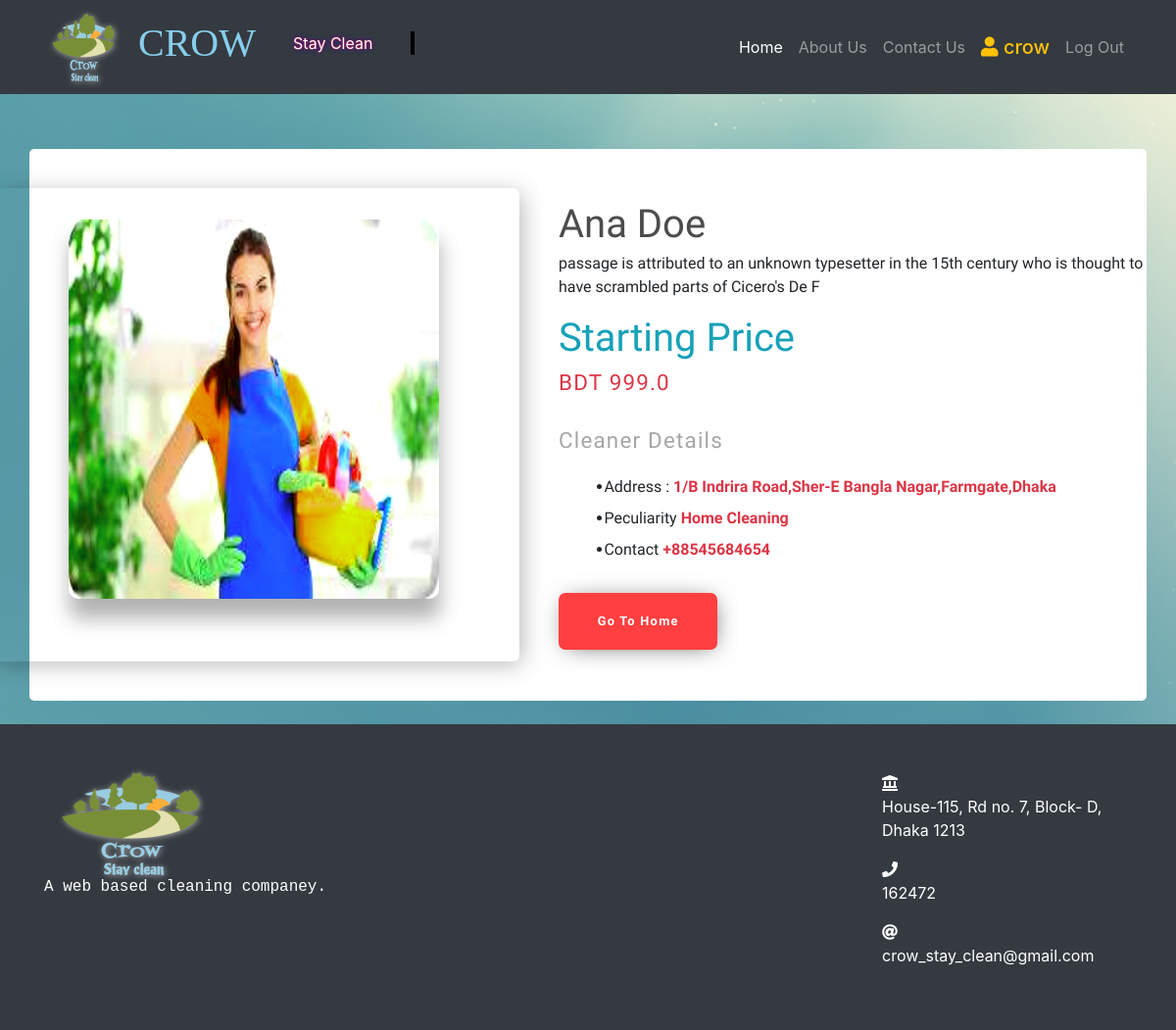
The app's page /cleaner_details/1/ (signed in) with its own data.
### accounts/models.py (models this page shows, shortened)
class MyUser(AbstractBaseUser):
    STATUS=(
        (0,'Select Account'),
        (1,'Seller'),
        (2,'Buyer'),
    )
    username=models.CharField(max_length=255,default='crow')
    institution=models.CharField(max_length=255,default='abc LTD')
    email = models.EmailField(
        verbose_name='email address',
        max_length=255,
        unique=True,
    )
    contact=models.CharField(max_length=255,default='+88')
    account_type=models. PositiveSmallIntegerField( choices=STATUS,default=0)
    address=models.TextField(blank=True)
    is_active = models.BooleanField(default=True)
    is_admin = models.BooleanField(default=False)
    objects = MyUserManager()
    USERNAME_FIELD = 'email'
    REQUIRED_FIELDS = ['date_of_birth']

### management/models.py (models this page shows, shortened)
class Cleaner(models.Model):
    name=models.CharField(max_length=255,blank=False)
    desc=models.TextField(blank=True)
    cleaning_task=models.CharField(max_length=255)
    contact=models.CharField(max_length=255,blank=False)
    price=models.FloatField(blank=False,default=0.00)
    address=models.TextField(blank=False)
    image=models.ImageField(upload_to='cleaner/')
    class Meta:
        verbose_name_plural = "Cleaners"

### management/views.py (the view)
# urls.py: path('cleaner_details/<int:id>/',CleanerDetailView,name='cleaner_details'),
@login_required
def CleanerDetailView(request,id=None):
    context=dict()
    cleaner=Cleaner.objects.get(pk=id)
    context['cleaner']=cleaner
    return render(request,'cleaner_details.html',context)

### templates/cleaner_details.html
{% extends 'base.html' %}
{% load static %}
{% block CSS %}
<link rel="stylesheet" href="{% static 'custom/css/cleaner_details.css' %}">
{% endblock CSS%}
{% block content %}
<div class="product_buy my-4">
	<section class="product my-4 container">
		<div class="product__photo">
			<div class="photo-container">
				<div class="photo-main">
					<img id="garbage-img" src="{{cleaner.image.url}}" alt="green apple slice">
				</div>
			</div>
		</div>
		<div class="product__info">
			<div class="title">
				<h1>{{cleaner.name}}</h1>
				<p>{{cleaner.desc}}</p>
			</div>
			<div class="">
                <h1 class="text-info">Starting Price</h1> <h3 class="text-danger">BDT {{cleaner.price}}</h3>
			</div>
			<div class="description">
				<h3>Cleaner Details</h3>
				<ul>
					<li>Address : <strong class="text-danger"> {{cleaner.address}}</strong></li>
					<li>Peculiarity <strong class="text-danger"> {{cleaner.cleaning_task}}</strong></li>
					<li>Contact <strong class="text-danger"> {{cleaner.contact}}</strong></li>
				</ul>
			</div>
		  <a href="{% url 'homepage' %}"><button class="buy--btn">Go To Home</button></a>
		</div>
	</section>
</div>
{% endblock content %}

### templates/base.html (shortened to what this page needs)
{% load static %}
<!DOCTYPE html>
<html lang="en">
  <head>
    <link href="{% static "vendor/bootstrap/css/bootstrap.css" %}" rel="stylesheet">
    <link href="{% static "vendor/bootstrap/css/bootstrap.min.css" %}" rel="stylesheet">
    <link rel="stylesheet" href="https://cdnjs.cloudflare.com/ajax/libs/font-awesome/4.7.0/css/font-awesome.min.css">
    <link rel='stylesheet' href='https://use.fontawesome.com/releases/v5.6.3/css/all.css'>
    <link href="{% static 'cucstom/css/base.css' %}" rel="stylesheet">
    {%block CSS %}
    {% endblock CSS %}
  </head>
  <body style="background-image: url({% static 'custom/image/1.jpg' %}); background-repeat: no-repeat , repeat;background-color: black;">
    <nav class="navbar navbar-expand-lg navbar-dark bg-dark fixed-top">
      <div class="container">
        <a class="navbar-brand" href="{% url 'homepage' %}">  <img class="img-logo" src="{% static 'custom/image/Logo.png' %}" alt=""></a> <h1 style="color:skyblue; font-family: Comic Sans MS;">CROW </h1> <br> <p id="typing1">Stay Clean</p>
        <div class="collapse navbar-collapse" id="navbarResponsive">
          <ul class="navbar-nav ml-auto">
            <li class="nav-item active">
              <a class="nav-link" href="{% url 'homepage' %}">Home
              </a>
            </li>
            <li class="nav-item">
              <a class="nav-link" href="">About Us
              </a>
            </li>
            <li class="nav-item">
              <a class="nav-link" href="">Contact Us
              </a>
            </li>
            {% if user.is_authenticated %}
              <li>
              <a id="user" class="nav-link text-warning" href=""> <strong class="h5"><i class="fa fa-user"></i> {{ user.username }} </strong></a>
              </li>
              <li class="nav-item">
                <a class="nav-link" href="{% url 'logout' %}">Log Out
                </a>
              </li>
            {% endif %}
          </ul>
        </div>
      </div>
    </nav>
    <br>
    <br>
    <br>
    {% block content %}{% endblock content %}
    <footer class="py-5 bg-dark">
      <div class="container">
        <div class="row">
          <div class="col-lg-6">
            <img src="{% static 'custom/image/Logo.png' %}" alt="Logo">
            <br>
            <p style="color:white; font-family: 'Courier New', Courier, monospace">A web based cleaning companey.</p>
          </div>
          <div class="col-lg-3">
            </div>
            <div class="col-lg-3">
                 <i class="fas fa-landmark" aria-hidden="true" style="color:white;"></i> <p style="color:white;">House-115, Rd no. 7, Block- D, Dhaka 1213</p>
                 <i class="fas fa-phone" aria-hidden="true" style="color:white;"></i> <p style="color:white;">162472</p>
                 <i class="fas fa-at" aria-hidden="true" style="color:white;"></i> <p style="color:white;">crow_stay_clean@gmail.com</p>
              </div>
        </div>
      </div>
    </footer>
  </body>
</html>

### static/custom/css/base.css (style rules this page uses)
a#user strong { font-size: 20px !important; }
body { padding-top: 54px; }
@media (min-width: 992px) { body { padding-top: 56px; } }

### static/custom/css/cleaner_details.css (style rules this page uses)
.product_buy { font-family: 'Baloo 2', cursive; }
h3 { font-size: 1.4em; letter-spacing: 1.2px; color: #a6a6a6; }
img { max-width: 100%; filter: drop-shadow(1px 1px 3px #a6a6a6); }
.product { display: grid; grid-template-columns: 0.9fr 1fr; margin: auto; padding: 2.5em 0; min-width: 600px; background-color: white; border-radius: 5px; }
.product__photo { position: relative; }
.photo-container { position: absolute; left: -2.5em; display: grid; grid-template-rows: 1fr; width: 100%; height: 100%; border-radius: 6px; box-shadow: 4px 4px 25px -2px rgba(0, 0, 0, 0.3); }
.photo-main { border-radius: 6px 6px 0 0; background: radial-gradient(rgba(64, 156, 165, 0.5) e, rgba(201, 222, 207, 0.8)); }
.photo-main img { position: absolute; left: 5em; top: 2em; max-width: 110%; filter: saturate(150%) contrast(120%) hue-rotate(10deg) drop-shadow(1px 20px 10px rgba(0, 0, 0, 0.3)); }
.product__info { padding: 0.8em 0; }
.title h1 { margin-bottom: 0.1em; color: #4c4c4c; font-size: 2.5em; font-weight: 500; }
.description { clear: left; margin: 2em 0; }
.description h3 { margin-bottom: 1em; }
.description ul { font-size: 1em; list-style: disc; margin-left: 1em; }
.description li { text-indent: -0.6em; margin-bottom: 0.5em; }
.buy--btn { padding: 1.5em 3.1em; border: none; border-radius: 7px; font-size: 0.8em; font-weight: 700; letter-spacing: 1.3px; color: #fff; background-color: #ff3f40; box-shadow: 2px 2px 25px -7px #4c4c4c; cursor: pointer; }
#garbage-img { height: 80%; width: 70%; border-radius: 10px; }

### records on screen
MyUser: username "crow"
Cleaner: image (picture), name "Ana Doe", desc "passage is attributed to an unknown typesetter in the 15th century who is thought to have scrambled parts of Cicero's De F", price "999.0", address "1/B Indrira Road,Sher-E Bangla Nagar,Farmgate,Dhaka", cleaning_task "Home Cleaning", contact "+88545684654"
